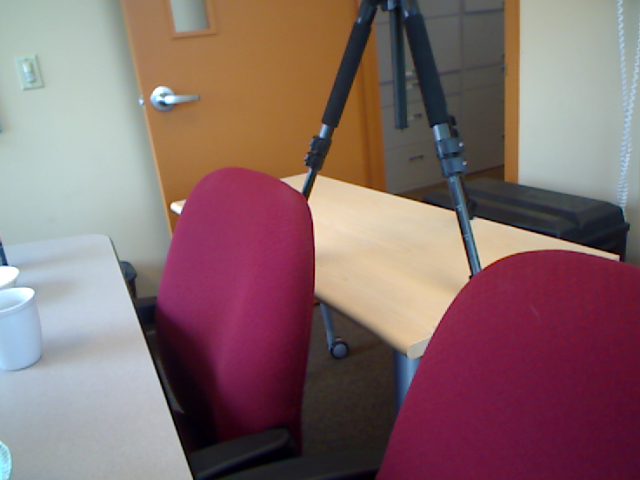
//> input picture workspace/DepthRefinement/dataset/kinect/meeting_small_1_1.png, 640 x 480 px
$ ./main   (built with g++ and OpenCV 4)
//> lines starting //> are read from the running program, lines starting //| are printed output that depends on the picture; after the words box and inside, x2 and y2 are one past the last pixel; in counts of white or black regions, pixels touching at a corner belong together

#include <iostream>

#include "Time.h"
#include "JointBilateralFilter.h"

using namespace std;
using namespace cv;

typedef JointBilateralFilter JBF;

///////////////////////////////////////
template<class T>
static void fillOcclusionInv_(Mat& src, const T invalidvalue, const T minval) {
	int bb = 1;
	const int MAX_LENGTH = (int) (src.cols * 0.3);

	for (int j = bb; j < src.rows - bb; j++) {
		T* s = src.ptr<T> (j);

		s[0] = minval;
		s[src.cols - 1] = minval;
		for (int i = 1; i < src.cols - 1; i++) {
			if (s[i] <= invalidvalue) {
				int t = i;
				do {
					t++;
					if (t > src.cols - 2)
						break;
				} while (s[t] <= invalidvalue);

				const T dd = max(s[i - 1], s[t]);
				if (t - i > MAX_LENGTH) {
					for (; i < t; i++) {
						s[i] = invalidvalue;
					}
				} else {
					for (; i < t; i++) {
						s[i] = dd;
					}
				}
			}
		}
		s[0] = s[1];
		s[src.cols - 1] = s[src.cols - 2];
	}

	T* s1 = src.ptr<T> (0);
	T* s2 = src.ptr<T> (1);
	T* s3 = src.ptr<T> (src.rows - 2);
	T* s4 = src.ptr<T> (src.rows - 1);
	for (int i = 0; i < src.cols; i++) {
		s1[i] = s2[i];
		s4[i] = s3[i];
	}
}

void fillOcclusionDepth(Mat& src, int invalidvalue) {
	if (src.type() == CV_16U) {
		fillOcclusionInv_<unsigned short> (src, (unsigned short) invalidvalue,
				0);
	}
}

void depth162depth8Color(Mat& src, Mat& dest, double minv, double maxv)
{
	Mat depthmap8u;
	src-=(short)minv;
	src.convertTo(depthmap8u,CV_8U,255.0/(maxv-minv));
	applyColorMap(depthmap8u,dest,2);
}

int main(int argc, char** argv) {

	string srcimagedir = "./dataset/kinect/meeting_small_1_1.png";
	string srcdepthdir = "./dataset/kinect/meeting_small_1_1_depth.png";

	Mat srcImage = imread(srcimagedir);
//> srcImage is the input picture: 480 rows x 640 cols, CV_8UC3; mean B, G, R 108.2, 107, 134

	Mat srcDepth = imread(srcdepthdir, -1);
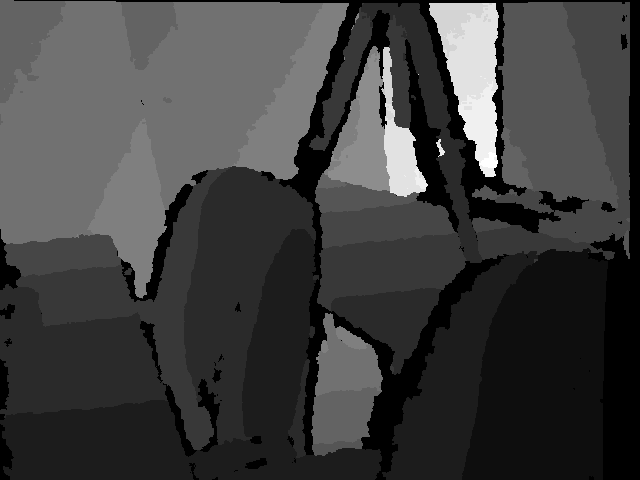
//> input picture workspace/DepthRefinement/dataset/kinect/meeting_small_1_1_depth.png, 640 x 480 px
//> srcDepth is the input picture: 480 rows x 640 cols, CV_16UC1; min 0, max 4774, mean 1258.2
	imshow("INI_DEPTH", srcDepth);

	Mat filledDepth = srcDepth.clone();
	fillOcclusionDepth(filledDepth, 0);
//> after the loop in fillOcclusionInv_, `for (int j = bb; j < src.rows - bb; j++)`:
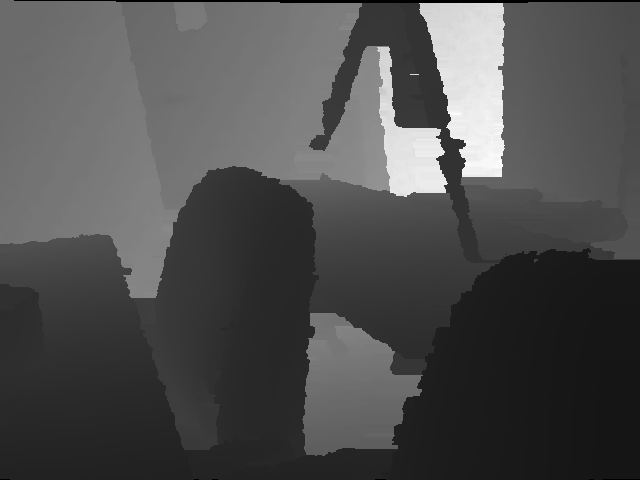
//> src: 480 rows x 640 cols, CV_16UC1; 12.68% of pixels changed, all inside (x1, y1, x2, y2) = (0, 1, 640, 479); drawn with min black and max white
//> after the loop in fillOcclusionInv_, `for (int i = 0; i < src.cols; i++)`:
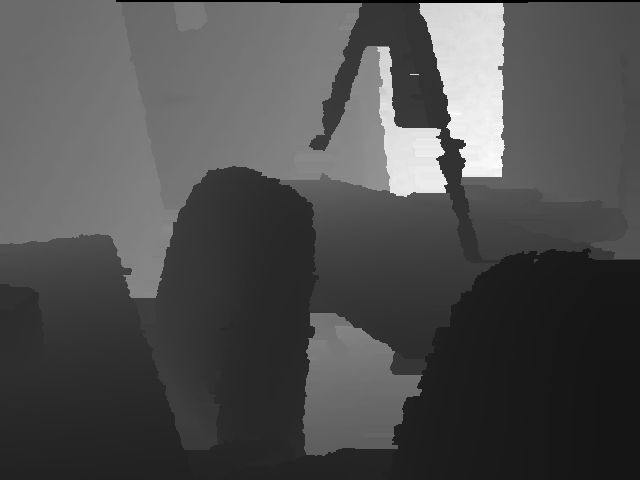
//> src: 480 rows x 640 cols, CV_16UC1; 0.16% of pixels changed, all inside (x1, y1, x2, y2) = (0, 0, 640, 480); drawn with min black and max white
	Mat tp;
	transpose(filledDepth, tp);
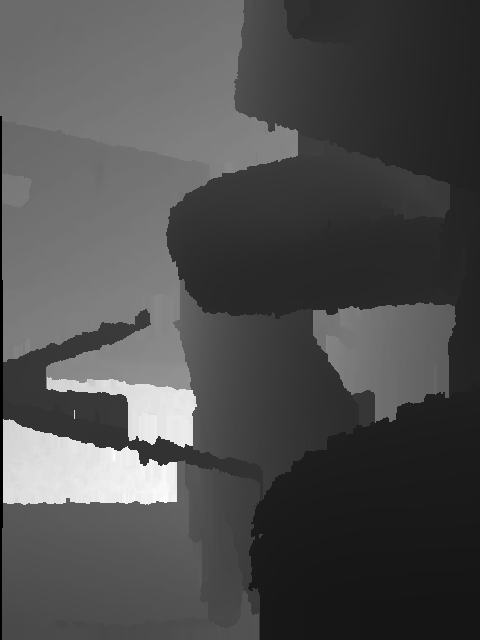
//> tp: 640 rows x 480 cols, CV_16UC1; min 0, max 4774, mean 1477.8; drawn with min black and max white
	fillOcclusionDepth(tp, 0);
//> call 2 of fillOcclusionInv_, with invalidvalue = 0, minval = 0
//> after the loop in fillOcclusionInv_ (call 2), `for (int j = bb; j < src.rows - bb; j++)`:
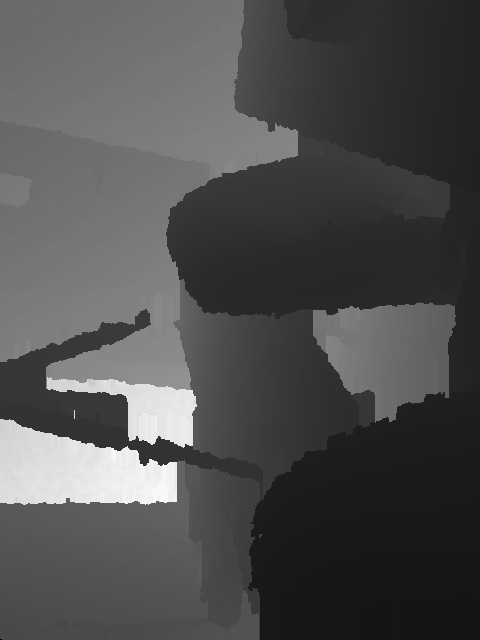
//> src: 640 rows x 480 cols, CV_16UC1; 0.42% of pixels changed, all inside (x1, y1, x2, y2) = (0, 116, 3, 639); drawn with min black and max white
//> after the loop in fillOcclusionInv_ (call 2), `for (int i = 0; i < src.cols; i++)`: src: 640 rows x 480 cols, CV_16UC1; 2 pixels changed, all inside (x1, y1, x2, y2) = (0, 639, 2, 640)
	transpose(tp, filledDepth);
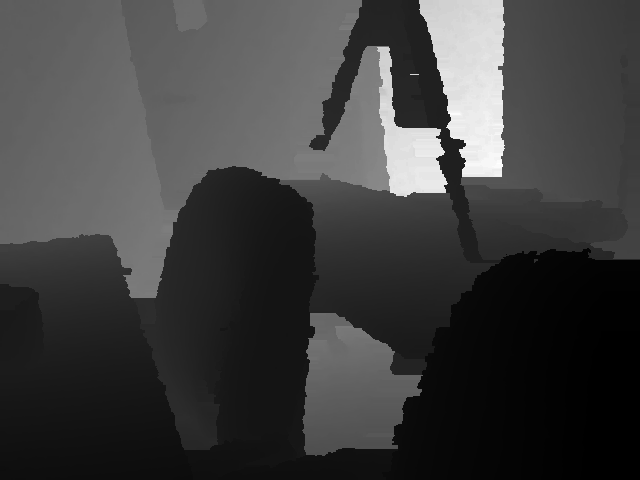
//> filledDepth: 480 rows x 640 cols, CV_16UC1; 0.42% of pixels changed, all inside (x1, y1, x2, y2) = (116, 0, 640, 3); drawn with min black and max white

	Mat depthout, depthShow;
	imshow("IM_OCLUSION", filledDepth);

	Mat filledDepthf;
	filledDepth.convertTo(filledDepthf, CV_32F);

	///////////////////////////
	string wname = "PARAM";
	namedWindow(wname);
	int alpha = 0; createTrackbar("alpha",wname,&alpha,100);
	int sw = 0; createTrackbar("sw",wname,&sw,2);
	int r = 3; createTrackbar("r",wname,&r,20);
	int sigs = 30; createTrackbar("sig_s",wname,&sigs,200);
	int sigc = 50; createTrackbar("sig_c",wname,&sigc,255);
	int sigc2 = 50; createTrackbar("sig_c2",wname,&sigc2,255);
	int pr = 2; createTrackbar("pr",wname,&pr,20);

//> (the run ends here: the program needs code that is not available in this run, at `Time t;`)
